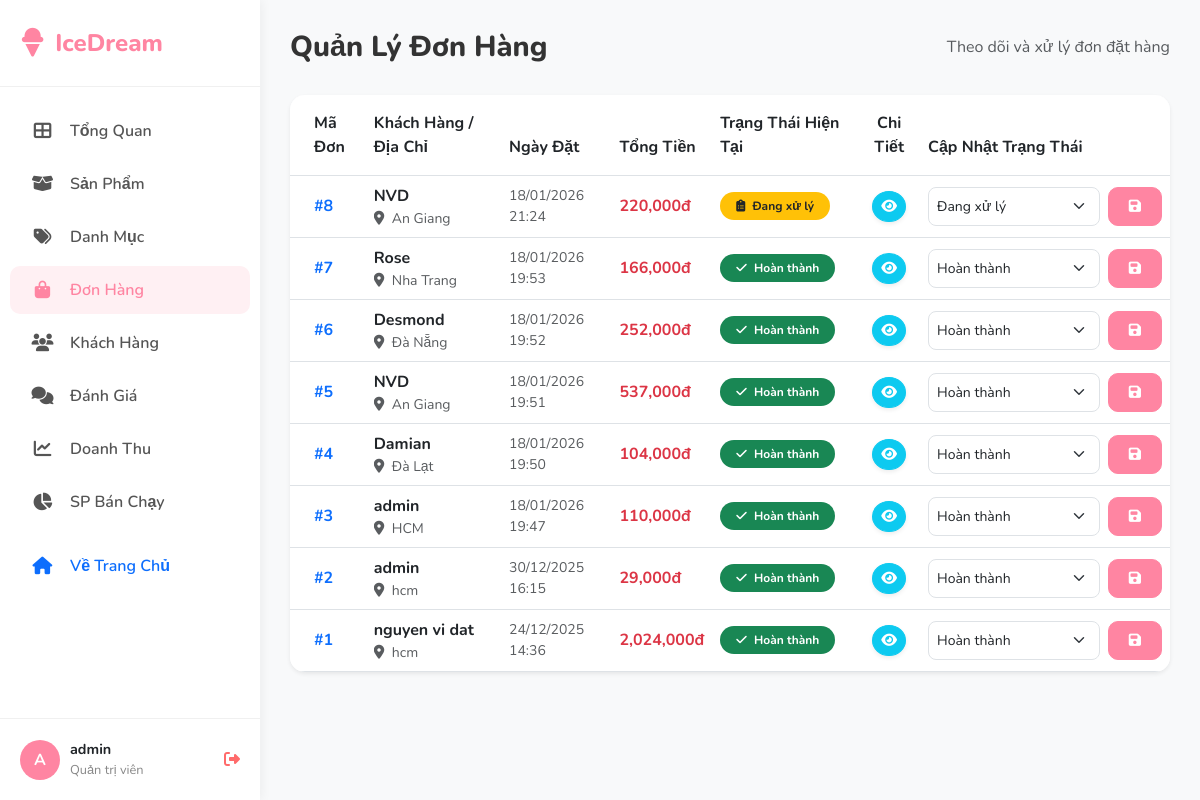
Screenshot of /Admin/View/quanlydonhang.php (signed in) with the database file from the repository.
### tables this page shows
CREATE TABLE `orders` (
  `id` int(11) NOT NULL,
  `user_id` int(11) NOT NULL,
  `full_name` varchar(255) DEFAULT NULL,
  `email` varchar(255) DEFAULT NULL,
  `address` text DEFAULT NULL,
  `total_price` decimal(15,2) DEFAULT NULL,
  `status` enum('Đang xử lý','Đang giao','Hoàn thành','Đã hủy') DEFAULT NULL,
  `created_at` datetime DEFAULT current_timestamp()
);

### Admin/controller/OrderController.php (called while the page is built, shortened)
<?php
require_once __DIR__ . '/../model/AdminOrderModel.php';
class OrderController {
    private $orderModel;
    public function __construct($connection) {
        $this->orderModel = new AdminOrderModel($connection);
    }
    public function getAllOrders() {
        return $this->orderModel->getAllOrders();
    }
}

### Admin/model/AdminOrderModel.php (called while the page is built, shortened)
<?php
require_once __DIR__ . '/../../Model/BaseModel.php';
class AdminOrderModel extends BaseModel {
    protected function getTableName() {
        return 'orders';
    }
    public function getAllOrders() {
        return $this->getAll();
    }
}

### Model/BaseModel.php (called while the page is built, shortened)
<?php
abstract class BaseModel {
    protected $conn;
    public function __construct($connection) {
        $this->conn = $connection;
    }
    public function getAll() {
        $table = $this->getTableName();
        $sql = "SELECT * FROM $table ORDER BY id DESC";
        $result = $this->conn->query($sql);
        return $result->fetch_all(MYSQLI_ASSOC);
    }
}
?>

### Admin/View/quanlydonhang.php (the view, shortened to what this page needs)
<?php
require_once __DIR__ . '/../controller/OrderController.php';
$orderController = new OrderController($conn);
$orderController->updateStatus();
require_once __DIR__ . '/layouts/header.php';
$orders = $orderController->getAllOrders();
?>
<div class="page-header">
    <h2 class="page-title">Quản Lý Đơn Hàng</h2>
    <div class="text-muted">Theo dõi và xử lý đơn đặt hàng</div>
</div>
<div class="card border-0 shadow-sm overflow-hidden">
    <div class="table-responsive">
        <table class="table table-hover align-middle mb-0">
            <thead class="bg-light text-secondary">
                <tr>
                    <th class="ps-4 py-3">Mã Đơn</th>
                    <th class="py-3">Khách Hàng / Địa Chỉ</th>
                    <th class="py-3">Ngày Đặt</th>
                    <th class="py-3">Tổng Tiền</th>
                    <th class="py-3">Trạng Thái Hiện Tại</th>
                    <th class="py-3 text-center">Chi Tiết</th>
                    <th class="py-3" width="250">Cập Nhật Trạng Thái</th>
                </tr>
            </thead>
            <tbody>
                <?php if (!empty($orders)): ?>
                <?php foreach ($orders as $order): ?>
                <tr>
                    <td class="ps-4 fw-bold text-primary">#<?= $order['id'] ?></td>
                    <td>
                        <div class="fw-bold"><?= htmlspecialchars($order['full_name']) ?></div>
                        <div class="small text-muted text-truncate" style="max-width: 200px;" title="<?= htmlspecialchars($order['address']) ?>">
                            <i class="fas fa-map-marker-alt me-1"></i> <?= htmlspecialchars($order['address']) ?>
                        </div>
                    </td>
                    <td class="text-muted small">
                        <?= date('d/m/Y H:i', strtotime($order['created_at'])) ?>
                    </td>
                    <td class="fw-bold text-danger">
                        <?= number_format($order['total_price']) ?>đ
                    </td>
                    <td>
                        <?php
                            $badgeClass = 'bg-secondary';
                            $icon = 'fa-clock';
                            if($order['status'] == 'Đang xử lý') { $badgeClass = 'bg-warning text-dark'; $icon = 'fa-clipboard-list'; }
                            if($order['status'] == 'Hoàn thành') { $badgeClass = 'bg-success'; $icon = 'fa-check'; }
                        ?>
                        <span class="badge rounded-pill <?= $badgeClass ?> px-3 py-2">
                            <i class="fas <?= $icon ?> me-1"></i> <?= $order['status'] ?>
                        </span>
                    </td>
                    <td class="text-center">
                        <a href="order_detail.php?id=<?= $order['id'] ?>" class="btn btn-sm btn-info text-white rounded-circle shadow-sm" title="Xem chi tiết">
                            <i class="fas fa-eye"></i>
                        </a>
                    </td>
                    <td>
                        <form method="POST" action="" class="d-flex gap-2">
                            <select name="status" class="form-select form-select-sm" style="border-radius: 8px;">
                                <option value="Đang xử lý" <?= $order['status'] == 'Đang xử lý' ? 'selected' : '' ?>>Đang xử lý</option>
                                <option value="Hoàn thành" <?= $order['status'] == 'Hoàn thành' ? 'selected' : '' ?>>Hoàn thành</option>
                            </select>
                            <button type="submit" name="update_status" class="btn btn-sm btn-primary-custom" title="Lưu">
                                <i class="fas fa-save"></i>
                            </button>
                        </form>
                    </td>
                </tr>
                <?php endforeach; ?>
                <?php endif; ?>
            </tbody>
        </table>
    </div>
</div>
<?php require_once __DIR__ . '/layouts/footer.php'; ?>

### Admin/View/layouts/header.php (style rules this page uses)
:root { --primary-color: #ff85a2; --secondary-color: #ffb7b2; --accent-color: #a2d2ff; --sidebar-bg: #ffffff; --sidebar-text: #555555; --sidebar-width: 260px; --bg-color: #f8f9fa; }
body { font-family: 'Nunito', sans-serif; background-color: var(--bg-color); overflow-x: hidden; }
.card { border: none; border-radius: 15px; box-shadow: 0 5px 20px rgba(0,0,0,0.03); background: white; transition: transform 0.2s; }
.page-header { margin-bottom: 30px; display: flex; justify-content: space-between; align-items: center; }
.page-title { font-weight: 800; color: #333; margin: 0; font-size: 1.8rem; }
.btn-primary-custom { background-color: var(--primary-color); border-color: var(--primary-color); color: white; border-radius: 10px; padding: 8px 20px; font-weight: 600; }

### rows the page displays
orders: id "8", full_name "NVD", address "An Giang", created_at "18/01/2026 21:24", total_price "220,000", status "Đang xử lý"
orders: id "7", full_name "Rose", address "Nha Trang", created_at "18/01/2026 19:53", total_price "166,000", status "Hoàn thành"
orders: id "6", full_name "Desmond", address "Đà Nẵng", created_at "18/01/2026 19:52", total_price "252,000", status "Hoàn thành"
orders: id "5", full_name "NVD", address "An Giang", created_at "18/01/2026 19:51", total_price "537,000", status "Hoàn thành"
orders: id "4", full_name "Damian", address "Đà Lạt", created_at "18/01/2026 19:50", total_price "104,000", status "Hoàn thành"
orders: id "3", full_name "admin", address "HCM", created_at "18/01/2026 19:47", total_price "110,000", status "Hoàn thành"
orders: id "2", full_name "admin", address "hcm", created_at "30/12/2025 16:15", total_price "29,000", status "Hoàn thành"
orders: id "1", full_name "nguyen vi dat", address "hcm", created_at "24/12/2025 14:36", total_price "2,024,000", status "Hoàn thành"

### other values shown
substr($_SESSION['user_name'] ?? 'A', 0, 1) "A"
$_SESSION['user_name'] "admin"
